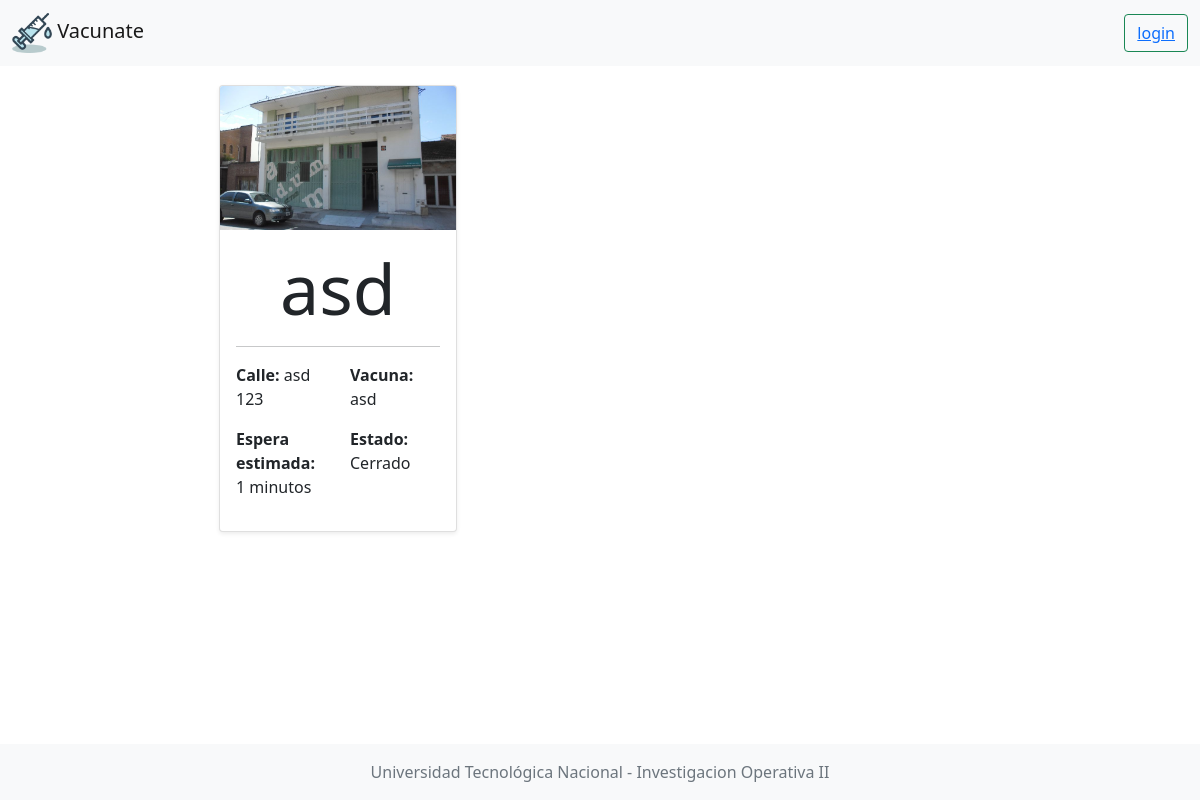
/sedes/, run on an earlier commit of the app's database.
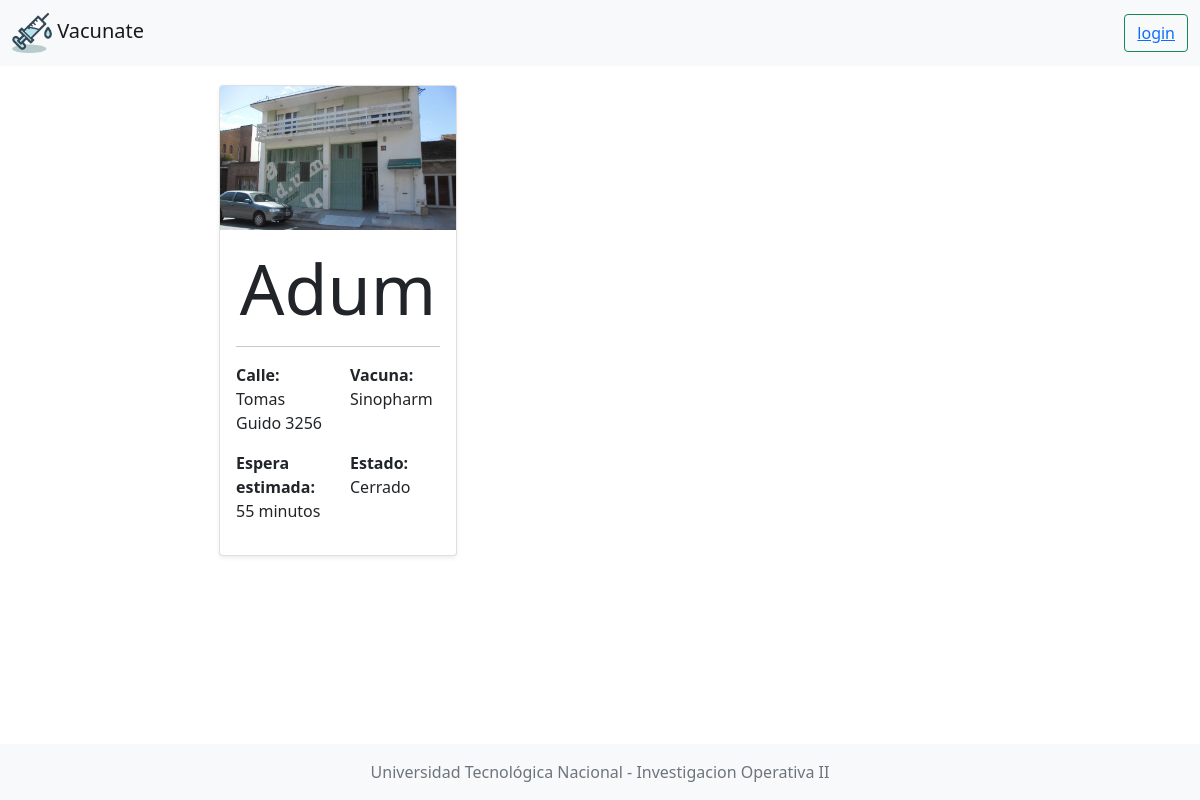
And on a later commit of the database.
### vacunatorios/models.py (models this page shows, shortened)
class Sede(models.Model):
    nombre = models.CharField(max_length=50)
    calle = models.CharField(max_length=50)
    numero = models.IntegerField(default=0)
    vacuna = models.CharField(max_length=50)
    hora_inicio = models.TimeField(default=datetime.time(9, 00))
    hora_fin = models.TimeField(default=datetime.time(17, 00))
    prom_llegadas = models.FloatField(default=0.0)
    prom_atendidas = models.FloatField(default=0.0)
    longitud_cola = models.IntegerField(default=0)
    habilitada = models.BooleanField(default=True)
    imagen = models.ImageField(upload_to="img/%y", default="default.svg")
    user = models.OneToOneField(User, on_delete=models.CASCADE, default=None)

### vacunatorios/views.py (the view)
# urls.py: path('sedes/', views.sedes, name='sedes'),
def sedes(request):
    sedes = Sede.objects.all()
    for sede in sedes:
        sede.estado = estado_actual(sede.hora_inicio, sede.hora_fin)
        promedio = promedio_tiempo_espera(sede.prom_llegadas, sede.prom_atendidas)
    return render(request, 'sedes.html', {'sedes': sedes, 'promedio': promedio})

### vacunatorios/views.py (called while the page is built)
def estado_actual(hora_inicio, hora_fin):
    ahora = datetime.now().time()
    estado = "Cerrado"
    if ahora > hora_inicio and ahora < hora_fin:
        estado = "Abierto"
    return estado

def promedio_tiempo_espera(llegadas, atendidas):
    lamb = llegadas
    mu = atendidas
    wq = lamb / (mu * (mu - lamb))
    resultado = round(wq * 60)
    return resultado

### templates/sedes.html (shortened to what this page needs)
{% extends 'base.html' %}
{% block content %}
<main>
    <div class="container">
        <div class="row">
            {% for x in sedes %}
            {% if x.habilitada%}
            <div class="col-md-4">
              <div class="card mb-4 shadow-sm">
                <img class="card-img-top" src="{{x.imagen.url}}" alt="Imagen">
                <div class="card-body">
                    <h1 class="text-center">{{x.nombre}}</h1>
                    <hr/>
                    <div class="row">
                        <div class="col">
                            <p><b>Calle:</b> {{x.calle}} {{x.numero}}</p>
                        </div>
                        <div class="col">
                            <p><b>Vacuna:</b> {{x.vacuna}}</p>
                        </div>
                    </div>
                    <div class="row">
                        <div class="col">
                            <p><b>Espera estimada:</b><br> {{ promedio }} minutos</p>
                        </div>
                        <div class="col">
                            <p><b>Estado:</b> {{x.estado}}</p>
                        </div>
                    </div>
                </div>
              </div>
            </div>
            {% endif %}
            {% endfor %}
        </div>
    </div>
</main>
{% endblock %}

### templates/base.html (shortened to what this page needs)
<!DOCTYPE html>
{% load static %}
<html lang="en" class="h-100">
<head>
    <link href="https://cdn.jsdelivr.net/npm/bootstrap@5.1.3/dist/css/bootstrap.min.css" rel="stylesheet"
>
    <link rel="stylesheet" href="{% static 'css/index.css' %}">
</head>
<body class="d-flex flex-column h-100">
<header>
    <nav class="navbar navbar-expand-md navbar-light fixed-top bg-light">
        <div class="container-fluid">
            <a class="navbar-brand" href="/">
                {% load static %}
                <img src="{% static 'images/jeringa.png' %}" alt="" width="40" height="40">
                Vacunate
            </a>
            <div class="collapse navbar-collapse" id="navbarCollapse">
                {% block nav %}
                {% if user.is_authenticated %}
                    <form class="d-flex">
                        <button class="btn btn-outline-success" type="submit"> <a href="{% url 'logout' %}">logout</a> </button>
                    </form>
                {% else %}
                    <form class="d-flex">
                        <button class="btn btn-outline-success" type="submit"><a href="/login">login</a> </button>
                    </form>
                {% endif %}
                {% endblock %}
            </div>
        </div>
    </nav>
</header>
    <div id="content" name="content" class="main">
		<div class="row justify-content-center">
			<div class="col-8">
				{% block content %}{% endblock %}
			</div>
		</div>
	</div>
<footer class="footer mt-auto py-3 bg-light">
    <div class="container" style="text-align: center;">
        <span class="text-muted">Universidad Tecnológica Nacional - Investigacion Operativa II</span>
    </div>
</footer>
</body>
</html>

### vacunatorios/static/css/index.css (style rules this page uses)
main > .container { padding: 60px 15px 0; }
span { color: #847D7B; }
h1 { font-size: 70px; }

What changed in the data, as far as the page shows it:
changed Sede "Cerrado": nombre "asd" → "Adum"; calle "asd" → "Tomas Guido"; numero "123" → "3256"; vacuna "asd" → "Sinopharm"; promedio "1" → "55"
